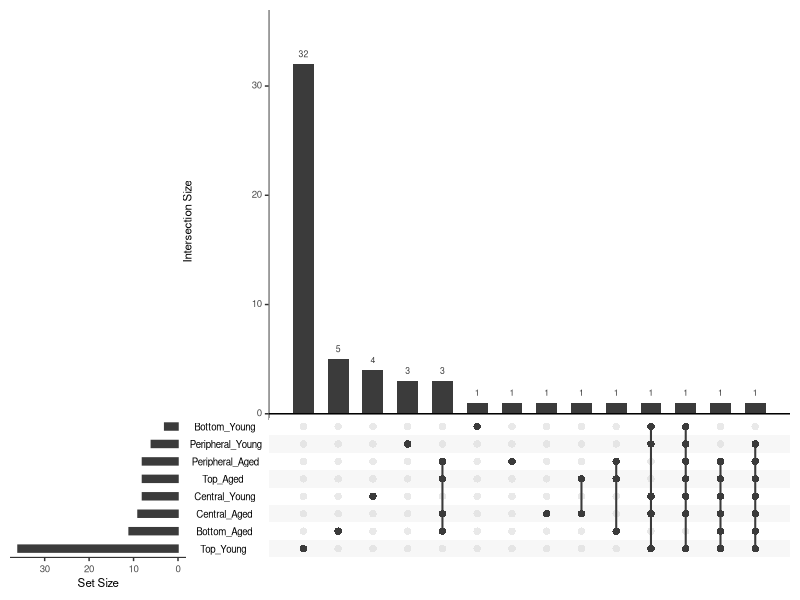
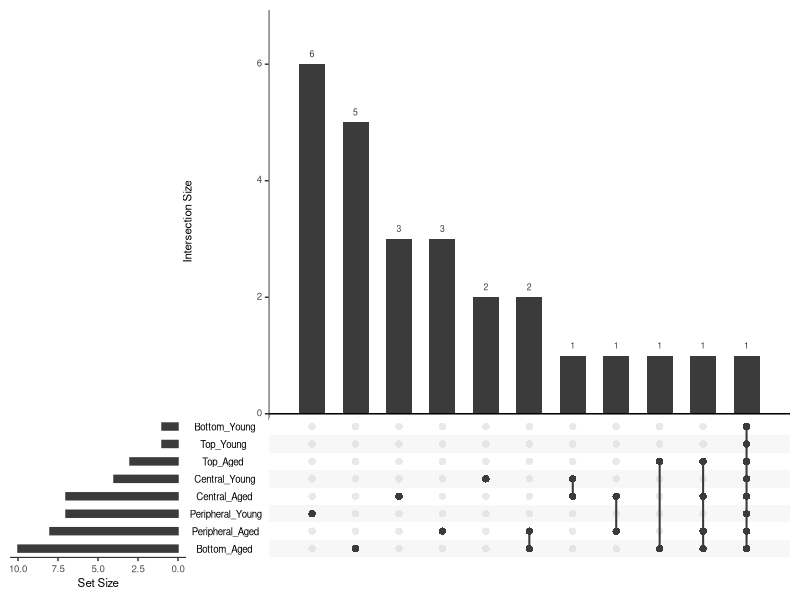

Source code (R) for these figures, in order:
# =============================================================================
# Script 7 (female vs male): UpSet plots of sex DEPs across the 8 age x region
#                            subgroups (multiple-factor model)
# =============================================================================
#
# Purpose:
#   Show how the sex DEPs of Script_6 overlap between the 8 age x region
#   subgroups (Bottom / Central / Peripheral / Top x Aged / Young), separately
#   for proteins higher in females and proteins higher in males, and export
#   the protein lists behind each UpSet bar.
#   (Aged = young adult; Young = peripubertal.)
#
# Input (in this folder):
#   - Female vs male DEP in 8 pairwise groups.xlsx
#       Gene symbols of the sex DEPs from Script_6 (female.vs.male4: FDR < 0.05
#       and |log2 FC| > log2(1.5)), one column per subgroup (bottom_aged,
#       central_aged, peri_aged, top_aged, bottom_young, central_young,
#       peri_young, top_young):
#         "8 groups up in female": Female > Male (11/9/8/8/3/8/6/36 genes)
#         "8 groups up in male":   Female < Male (10/7/8/3/1/4/7/1 genes)
#
# Outputs (written to this folder):
#   - Figure_S10a_UpSet_up_in_female.pdf   (Figure S10a)
#   - Figure_S10b_UpSet_up_in_male.pdf     (Figure S10b)
#   - protein_lists_by_intersection_female.txt / _male.txt
#       Proteins in each exact intersection (membership pattern) shown in the
#       UpSet plot, sorted by size.
#   - protein_lists_by_individual_groups_female.txt / _male.txt
#       All proteins in each of the 8 subgroups.
#   - UpSet_female_vs_male.RData
#       Full R workspace.
#
# Run in RStudio: setwd() below requires an interactive RStudio session.
# =============================================================================

# Load required packages.
# readxl: read_excel(); UpSetR: upset().
library(readxl)
library(UpSetR)

# Set the working directory to this script's folder (RStudio only).
setwd(dirname(rstudioapi::getSourceEditorContext()$path))


# Female-enriched protein sets: Figure S10a --------------------------------------
female_group <- read_excel(
  "Female vs male DEP in 8 pairwise groups.xlsx",
  sheet = "8 groups up in female"
)

# Extract protein lists for the eight age-by-region groups.
Bottom_Aged <- female_group$bottom_aged
Central_Aged <- female_group$central_aged
Peri_Aged <- female_group$peri_aged
Top_Aged <- female_group$top_aged

Bottom_Young <- female_group$bottom_young
Central_Young <- female_group$central_young
Peri_Young <- female_group$peri_young
Top_Young <- female_group$top_young

# Remove missing entries from each protein list.
Bottom_Aged <- Bottom_Aged[!is.na(Bottom_Aged)]
Central_Aged <- Central_Aged[!is.na(Central_Aged)]
Peri_Aged <- Peri_Aged[!is.na(Peri_Aged)]
Top_Aged <- Top_Aged[!is.na(Top_Aged)]

Bottom_Young <- Bottom_Young[!is.na(Bottom_Young)]
Central_Young <- Central_Young[!is.na(Central_Young)]
Peri_Young <- Peri_Young[!is.na(Peri_Young)]
Top_Young <- Top_Young[!is.na(Top_Young)]

# Build a binary membership matrix for the eight age-by-region groups.
# Collect unique proteins across all eight groups.
all_proteins_female <- unique(c(
  Bottom_Aged, Central_Aged, Peri_Aged, Top_Aged,
  Bottom_Young, Central_Young, Peri_Young, Top_Young
))

# Initialize the matrix with proteins as rows and groups as columns.
binary_matrix_female <- matrix(0, nrow = length(all_proteins_female), ncol = 8)
rownames(binary_matrix_female) <- all_proteins_female
colnames(binary_matrix_female) <- c(
  "Bottom_Aged", "Central_Aged", "Peripheral_Aged", "Top_Aged",
  "Bottom_Young", "Central_Young", "Peripheral_Young", "Top_Young"
)

# Mark membership in each group with 1.
binary_matrix_female[Bottom_Aged, "Bottom_Aged"] <- 1
binary_matrix_female[Central_Aged, "Central_Aged"] <- 1
binary_matrix_female[Peri_Aged, "Peripheral_Aged"] <- 1
binary_matrix_female[Top_Aged, "Top_Aged"] <- 1
binary_matrix_female[Bottom_Young, "Bottom_Young"] <- 1
binary_matrix_female[Central_Young, "Central_Young"] <- 1
binary_matrix_female[Peri_Young, "Peripheral_Young"] <- 1
binary_matrix_female[Top_Young, "Top_Young"] <- 1

# Convert to a data frame for UpSetR.
upset_data_female <- as.data.frame(binary_matrix_female)

# Make Figure S10a.
upset_plot_female <- upset(
  upset_data_female,
  nsets = 8,
  order.by = "freq"
)

# Save Figure S10a without an extra blank page.
pdf("Figure_S10a_UpSet_up_in_female.pdf", width = 10, height = 7)
print(upset_plot_female, newpage = FALSE)
dev.off()


# Export female-enriched protein lists ------------------------------------------

# Use the membership data frame to identify exact intersections.
protein_df <- upset_data_female

# Identify observed membership patterns, excluding empty patterns.
intersection_patterns <- unique(protein_df)
intersection_patterns <- intersection_patterns[rowSums(intersection_patterns) > 0, ]

# Initialize containers for intersection protein lists and labels.
intersection_protein_lists <- list()
intersection_names <- c()

# Match proteins to each exact membership pattern.
for (i in seq_len(nrow(intersection_patterns))) {
  pattern <- intersection_patterns[i, ]

  # Collect proteins with the same membership across all eight groups.
  matching_proteins <- c()
  for (j in seq_len(nrow(protein_df))) {
    if (identical(as.numeric(protein_df[j, ]), as.numeric(pattern))) {
      matching_proteins <- c(matching_proteins, rownames(protein_df)[j])
    }
  }

  # Label the active groups for this exact intersection.
  active_groups <- names(pattern)[pattern == 1]
  if (length(active_groups) == 1) {
    intersection_name <- paste("Only", active_groups)
  } else {
    intersection_name <- paste(active_groups, collapse = " ∩ ")
  }

  intersection_protein_lists[[i]] <- matching_proteins
  intersection_names[i] <- intersection_name
}

# Sort intersections by decreasing protein count.
intersection_sizes <- sapply(intersection_protein_lists, length)
sorted_indices <- order(intersection_sizes, decreasing = TRUE)

# Export exact intersection labels, counts, and protein lists.
output_file <- "protein_lists_by_intersection_female.txt"
sink(output_file)
cat("PROTEIN LISTS FOR EACH INTERSECTION GROUP IN UPSET PLOT (FEMALE DATA)\n")
cat(paste(rep("=", 80), collapse = ""), "\n\n")

for (i in sorted_indices) {
  cat("INTERSECTION GROUP", which(sorted_indices == i), ":", intersection_names[i], "\n")
  cat("Number of proteins:", length(intersection_protein_lists[[i]]), "\n")
  cat("Proteins:\n")
  if (length(intersection_protein_lists[[i]]) > 0) {
    cat(intersection_protein_lists[[i]], sep = "\n")
  } else {
    cat("(No proteins in this intersection)\n")
  }
  cat("\n", paste(rep("=", 50), collapse = ""), "\n\n")
}
sink()

# Export the complete protein list for each individual group.
output_file2 <- "protein_lists_by_individual_groups_female.txt"
sink(output_file2)
categories <- colnames(protein_df)
for (i in seq_along(categories)) {
  proteins_in_category <- rownames(protein_df)[protein_df[[categories[i]]] == 1]
  cat("Group:", categories[i], "\n")
  cat("Number of proteins:", length(proteins_in_category), "\n")
  cat("Proteins:\n")
  cat(proteins_in_category, sep = "\n")
  cat("\n\n")
}
sink()

cat("Intersection protein lists saved to", output_file, "\n")
cat("Individual group lists saved to", output_file2, "\n")


# Male-enriched protein sets: Figure S10b ----------------------------------------
male_group <- read_excel(
  "Female vs male DEP in 8 pairwise groups.xlsx",
  sheet = "8 groups up in male"
)

# Extract protein lists for the eight age-by-region groups.
Bottom_Aged <- male_group$bottom_aged
Central_Aged <- male_group$central_aged
Peri_Aged <- male_group$peri_aged
Top_Aged <- male_group$top_aged

Bottom_Young <- male_group$bottom_young
Central_Young <- male_group$central_young
Peri_Young <- male_group$peri_young
Top_Young <- male_group$top_young

# Remove missing entries from each protein list.
Bottom_Aged <- Bottom_Aged[!is.na(Bottom_Aged)]
Central_Aged <- Central_Aged[!is.na(Central_Aged)]
Peri_Aged <- Peri_Aged[!is.na(Peri_Aged)]
Top_Aged <- Top_Aged[!is.na(Top_Aged)]

Bottom_Young <- Bottom_Young[!is.na(Bottom_Young)]
Central_Young <- Central_Young[!is.na(Central_Young)]
Peri_Young <- Peri_Young[!is.na(Peri_Young)]
Top_Young <- Top_Young[!is.na(Top_Young)]

# Build a binary membership matrix for the eight age-by-region groups.
# Collect unique proteins across all eight groups.
all_proteins_male <- unique(c(
  Bottom_Aged, Central_Aged, Peri_Aged, Top_Aged,
  Bottom_Young, Central_Young, Peri_Young, Top_Young
))

# Initialize the matrix with proteins as rows and groups as columns.
binary_matrix_male <- matrix(0, nrow = length(all_proteins_male), ncol = 8)
rownames(binary_matrix_male) <- all_proteins_male
colnames(binary_matrix_male) <- c(
  "Bottom_Aged", "Central_Aged", "Peripheral_Aged", "Top_Aged",
  "Bottom_Young", "Central_Young", "Peripheral_Young", "Top_Young"
)

# Mark membership in each group with 1.
binary_matrix_male[Bottom_Aged, "Bottom_Aged"] <- 1
binary_matrix_male[Central_Aged, "Central_Aged"] <- 1
binary_matrix_male[Peri_Aged, "Peripheral_Aged"] <- 1
binary_matrix_male[Top_Aged, "Top_Aged"] <- 1
binary_matrix_male[Bottom_Young, "Bottom_Young"] <- 1
binary_matrix_male[Central_Young, "Central_Young"] <- 1
binary_matrix_male[Peri_Young, "Peripheral_Young"] <- 1
binary_matrix_male[Top_Young, "Top_Young"] <- 1

# Convert to a data frame for UpSetR.
upset_data_male <- as.data.frame(binary_matrix_male)

# Make Figure S10b.
upset_plot_male <- upset(
  upset_data_male,
  nsets = 8,
  order.by = "freq"
)

# Save Figure S10b without an extra blank page.
pdf("Figure_S10b_UpSet_up_in_male.pdf", width = 10, height = 7)
print(upset_plot_male, newpage = FALSE)
dev.off()


# Export male-enriched protein lists --------------------------------------------

# Use the membership data frame to identify exact intersections.
protein_df <- upset_data_male

# Identify observed membership patterns, excluding empty patterns.
intersection_patterns <- unique(protein_df)
intersection_patterns <- intersection_patterns[rowSums(intersection_patterns) > 0, ]

# Initialize containers for intersection protein lists and labels.
intersection_protein_lists <- list()
intersection_names <- c()

# Match proteins to each exact membership pattern.
for (i in seq_len(nrow(intersection_patterns))) {
  pattern <- intersection_patterns[i, ]

  # Collect proteins with the same membership across all eight groups.
  matching_proteins <- c()
  for (j in seq_len(nrow(protein_df))) {
    if (identical(as.numeric(protein_df[j, ]), as.numeric(pattern))) {
      matching_proteins <- c(matching_proteins, rownames(protein_df)[j])
    }
  }

  # Label the active groups for this exact intersection.
  active_groups <- names(pattern)[pattern == 1]
  if (length(active_groups) == 1) {
    intersection_name <- paste("Only", active_groups)
  } else {
    intersection_name <- paste(active_groups, collapse = " ∩ ")
  }

  intersection_protein_lists[[i]] <- matching_proteins
  intersection_names[i] <- intersection_name
}

# Sort intersections by decreasing protein count.
intersection_sizes <- sapply(intersection_protein_lists, length)
sorted_indices <- order(intersection_sizes, decreasing = TRUE)

# Export exact intersection labels, counts, and protein lists.
output_file <- "protein_lists_by_intersection_male.txt"
sink(output_file)
cat("PROTEIN LISTS FOR EACH INTERSECTION GROUP IN UPSET PLOT (MALE DATA)\n")
cat(paste(rep("=", 80), collapse = ""), "\n\n")

for (i in sorted_indices) {
  cat("INTERSECTION GROUP", which(sorted_indices == i), ":", intersection_names[i], "\n")
  cat("Number of proteins:", length(intersection_protein_lists[[i]]), "\n")
  cat("Proteins:\n")
  if (length(intersection_protein_lists[[i]]) > 0) {
    cat(intersection_protein_lists[[i]], sep = "\n")
  } else {
    cat("(No proteins in this intersection)\n")
  }
  cat("\n", paste(rep("=", 50), collapse = ""), "\n\n")
}
sink()

# Export the complete protein list for each individual group.
output_file2 <- "protein_lists_by_individual_groups_male.txt"
sink(output_file2)
categories <- colnames(protein_df)
for (i in seq_along(categories)) {
  proteins_in_category <- rownames(protein_df)[protein_df[[categories[i]]] == 1]
  cat("Group:", categories[i], "\n")
  cat("Number of proteins:", length(proteins_in_category), "\n")
  cat("Proteins:\n")
  cat(proteins_in_category, sep = "\n")
  cat("\n\n")
}
sink()

cat("Intersection protein lists saved to", output_file, "\n")
cat("Individual group lists saved to", output_file2, "\n")


# Save the current workspace.
save.image("UpSet_female_vs_male.RData")
